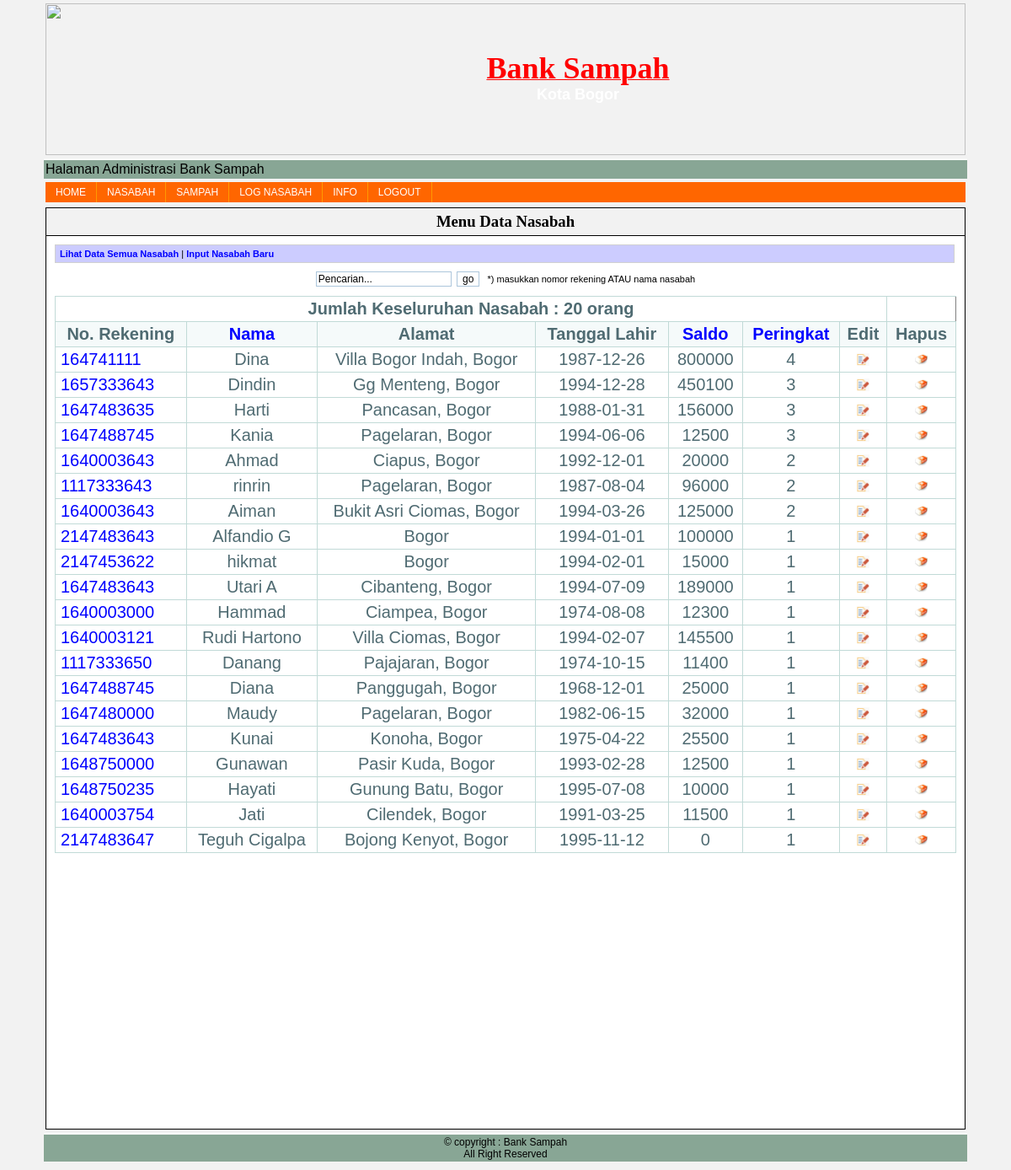
Screenshot of /admin/admin/index.php?page=lihat_nasabahPD (signed in) with the database file from the repository.
### tables this page shows
CREATE TABLE IF NOT EXISTS `nasabah` (
  `id_N` int(15) NOT NULL AUTO_INCREMENT,
  `no_rekening` int(30) NOT NULL,
  `nama` varchar(30) NOT NULL,
  `alamat` text NOT NULL,
  `tanggal_lahir` date NOT NULL,
  `tempat_lahir` varchar(30) NOT NULL,
  `no_KTP` varchar(20) NOT NULL,
  `saldo` int(30) NOT NULL,
  `peringkat` int(5) NOT NULL,
  `usernameN` varchar(30) NOT NULL,
  `passwordN` varchar(50) NOT NULL,
  PRIMARY KEY (`id_N`),
  UNIQUE KEY `username` (`usernameN`),
  UNIQUE KEY `no_KTP` (`no_KTP`)
);

### admin/nasabah/lihat_nasabahPD.php (the view, shortened to what this page needs)
<?php
include "../nasabah/link.php";
echo "
<center>
    <form action='?page=lihat_nasabah2' method='post'>
        <input type='text' name='cari' value='Pencarian...' onfocus=\"this.value='';\" onblur=\"if(this.value=='') this.value='Pencarian...';\">&nbsp;&nbsp;<input type='submit' value='go' name='go'>&nbsp;&nbsp;&nbsp;*) masukkan nomor rekening ATAU nama nasabah
    </form>
</scenter>";
$query2=mysql_query("SELECT * FROM nasabah ORDER by peringkat DESC");
$jumlah_nasabah=mysql_num_rows($query2);
?>
<table class="table-data" border=1 width=100% border=0 >
    <tr>
        <td class="td-data" colspan="7"><b>Jumlah Keseluruhan Nasabah : <?php echo $jumlah_nasabah; ?> orang</b></td>
    </tr>
    <tr>
        <td class="head-data">No. Rekening</td>
        <td class="head-data"><a href='?page=lihat_nasabahNA'>Nama</a></td>
        <td class="head-data">Alamat</td>
        <td class="head-data">Tanggal Lahir</td>
        <td class="head-data"><a href='?page=lihat_nasabahSA'>Saldo</a></td>
        <td class="head-data"><a href='?page=lihat_nasabahPA'>Peringkat</a></td>
        <td class="head-data">Edit</td>
        <td class="head-data">Hapus</td>
    </tr>
<?php
    while ($hasil=mysql_fetch_array($query2)) {
        echo "
            <tr>
                <td class='pinggir-data'><a href='?page=detil_nasabah&noRek=$hasil[no_rekening]'>$hasil[no_rekening]</a></td>
                <td class='td-data'>$hasil[nama]</td>
                <td class='td-data'>$hasil[alamat]</td>
                <td class='td-data'>$hasil[tanggal_lahir]</td>
                <td class='td-data'>$hasil[saldo]</td>
                <td class='td-data'>$hasil[peringkat]</td>
                <td class='td-data'><a href='?page=edit_nasabah&id=$hasil[id_N]'><img class='img_link' src='../image/order_form_online_offer-512.png' width='15px' height='15px'></a></td>
                <td class='td-data'><a href='?page=act_hapus_nasabah&id=$hasil[id_N]' onclick='return confirm(\"Anda yakin ingin menghapus data nasabah $hasil[id_N] ?\")'><img class='img_link' src='../image/Delete-icon.png' width='15px' height='15px'></a></td>
            </tr>";
}
?>
</table>

### admin/include/style.css (style rules this page uses)
body { background-color: #f2f2f2; color: black; margin-top: 0px; margin-left: 50px; margin-right: 50px; font-family: arial; font-size: 14px; }
a { text-decoration: none; color: blue; }
.table-data { width: 100%; padding: 0; margin: 0 auto 1.5em auto; border-top: 1px solid #C1DAD7; border-left: 1px solid #C1DAD7; border-collapse:collapse; font-size:18px; font-family: verdana,arial,sans-serif; color:#545454; }
.td-data { font: normal 20px "Trebuchet MS", Verdana, Arial, Helvetica, sans-serif; border-right: 1px solid #C1DAD7; border-bottom: 1px solid #C1DAD7; padding: 3px 6px 3px 6px; color: #4f6b72; width: auto; text-align: center; }
.head-data { font: normal 20px "Trebuchet MS", Verdana, Arial, Helvetica, sans-serif; border-right: 1px solid #C1DAD7; border-bottom: 1px solid #C1DAD7; padding: 3px 6px 3px 6px; color: #4f6b72; width: auto; text-align: center; background-color:#F5FAFA; font-weight: bold; }
.pinggir-data { font: normal 20px "Trebuchet MS", Verdana, Arial, Helvetica, sans-serif; border-right: 1px solid #C1DAD7; border-bottom: 1px solid #C1DAD7; padding: 3px 6px 3px 6px; color: #4f6b72; text-align: left; }
input { border-left : 1px solid #acc6db; border-right : 1px solid #acc6db; border-top : 1px solid #acc6db; border-bottom : 1px solid #acc6db; background-color : #fff; font-size : 12px; font-family : Verdana, Arial, Helvetica, sans-serif; color : #000; }
.img_link { border: none; padding: 0px; }

### admin/admin/index.php (style rules this page uses)
body { background-image: url(../../Rental%20Mobil%20G.A.H/images/rentcar2.jpg); }

### rows the page displays
nasabah: no_rekening "164741111", nama "Dina", alamat "Villa Bogor Indah, Bogor", tanggal_lahir "1987-12-26", saldo "800000", peringkat "4"
nasabah: no_rekening "1657333643", nama "Dindin", alamat "Gg Menteng, Bogor", tanggal_lahir "1994-12-28", saldo "450100", peringkat "3"
nasabah: no_rekening "1647483635", nama "Harti", alamat "Pancasan, Bogor", tanggal_lahir "1988-01-31", saldo "156000", peringkat "3"
nasabah: no_rekening "1647488745", nama "Kania", alamat "Pagelaran, Bogor", tanggal_lahir "1994-06-06", saldo "12500", peringkat "3"
nasabah: no_rekening "1640003643", nama "Ahmad", alamat "Ciapus, Bogor", tanggal_lahir "1992-12-01", saldo "20000", peringkat "2"
nasabah: no_rekening "1117333643", nama "rinrin", alamat "Pagelaran, Bogor", tanggal_lahir "1987-08-04", saldo "96000", peringkat "2"
nasabah: no_rekening "1640003643", nama "Aiman", alamat "Bukit Asri Ciomas, Bogor", tanggal_lahir "1994-03-26", saldo "125000", peringkat "2"
nasabah: no_rekening "2147483643", nama "Alfandio G", alamat "Bogor", tanggal_lahir "1994-01-01", saldo "100000", peringkat "1"
nasabah: no_rekening "2147453622", nama "hikmat", alamat "Bogor", tanggal_lahir "1994-02-01", saldo "15000", peringkat "1"
nasabah: no_rekening "1647483643", nama "Utari A", alamat "Cibanteng, Bogor", tanggal_lahir "1994-07-09", saldo "189000", peringkat "1"
nasabah: no_rekening "1640003000", nama "Hammad", alamat "Ciampea, Bogor", tanggal_lahir "1974-08-08", saldo "12300", peringkat "1"
nasabah: no_rekening "1640003121", nama "Rudi Hartono", alamat "Villa Ciomas, Bogor", tanggal_lahir "1994-02-07", saldo "145500", peringkat "1"
nasabah: no_rekening "1117333650", nama "Danang", alamat "Pajajaran, Bogor", tanggal_lahir "1974-10-15", saldo "11400", peringkat "1"
nasabah: no_rekening "1647488745", nama "Diana", alamat "Panggugah, Bogor", tanggal_lahir "1968-12-01", saldo "25000", peringkat "1"
nasabah: no_rekening "1647480000", nama "Maudy", alamat "Pagelaran, Bogor", tanggal_lahir "1982-06-15", saldo "32000", peringkat "1"
nasabah: no_rekening "1647483643", nama "Kunai", alamat "Konoha, Bogor", tanggal_lahir "1975-04-22", saldo "25500", peringkat "1"
nasabah: no_rekening "1648750000", nama "Gunawan", alamat "Pasir Kuda, Bogor", tanggal_lahir "1993-02-28", saldo "12500", peringkat "1"
nasabah: no_rekening "1648750235", nama "Hayati", alamat "Gunung Batu, Bogor", tanggal_lahir "1995-07-08", saldo "10000", peringkat "1"
nasabah: no_rekening "1640003754", nama "Jati", alamat "Cilendek, Bogor", tanggal_lahir "1991-03-25", saldo "11500", peringkat "1"
nasabah: no_rekening "2147483647", nama "Teguh Cigalpa", alamat "Bojong Kenyot, Bogor", tanggal_lahir "1995-11-12", saldo "0", peringkat "1"

### other values shown
$j "Menu Data Nasabah"
$jumlah_nasabah "20"
